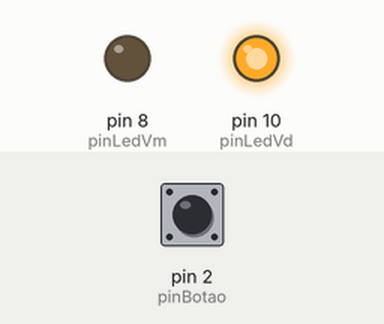
Simulated run of this sketch. Board: Arduino Uno, built with avr-gcc and run on an emulated ATmega328P. On the bench: output pins drawn as LEDs (lit = HIGH). Dashed ring = blinking. The inputs (shaded band) are chosen by the test bench; at power-on: pin 2 (pinBotao) HIGH.

Above: at 1.2 s.
1.3 s: pin 2 (pinBotao) pulled LOW for 0.15 s
At 2.1 s:
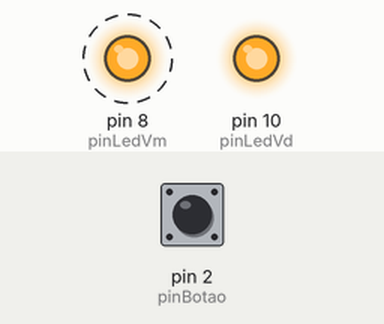
4.4 s: pin 2 (pinBotao) pulled LOW for 1 s
At 5.2 s:
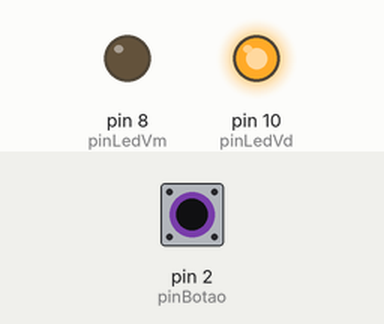
6.9 s: pin 2 (pinBotao) pulled LOW for 3.2 s
At 7.64 s:
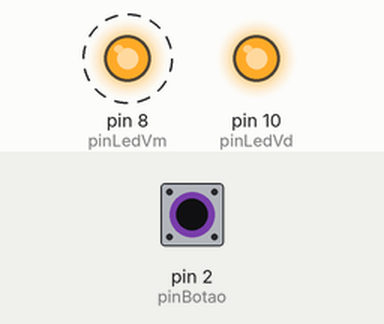
Timing chart, 0 to 17.6 s (numbered marks = the images above; inputs shaded):
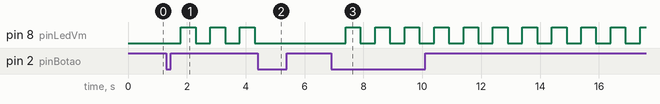

Measured:
- after the input at 1.3 s, pin 8 (pinLedVm): alternates HIGH for 0.50 s and LOW for 0.50 s, starting after 0.50 s
- after the input at 4.4 s, pin 8 (pinLedVm): stops changing and stays LOW
- after the input at 6.9 s, pin 8 (pinLedVm): alternates HIGH for 0.50 s and LOW for 0.50 s, starting after 0.50 s

The sketch:

Codigo_com_millis.ino
```cpp
#define pinLedVd 10
#define pinLedVm 8
#define pinBotao 2

boolean estadoBotao = true;
boolean estado_anterior_Botao = true;
boolean estadoPisca = false;

unsigned long delay1 = 0;

void setup() {
pinMode(pinLedVd, OUTPUT);
pinMode(pinLedVm, OUTPUT);
pinMode(pinBotao, INPUT_PULLUP);

digitalWrite(pinLedVd, HIGH);
}

void loop() {
estadoBotao = digitalRead(pinBotao);
if(!estadoBotao && estado_anterior_Botao){
  estadoPisca = !estadoPisca;

  }
  estado_anterior_Botao = estadoBotao;

  if(estadoPisca){
      if(millis() - delay1 >= 500){
        digitalWrite(pinLedVm, HIGH);
    }

    if((millis() - delay1 < 500)){
      digitalWrite(pinLedVm, LOW);

      }

    if((millis()- delay1) >= 1000 ){
       delay1 = millis();
      }

  }else{
    digitalWrite(pinLedVm, LOW);
    }


}
```
